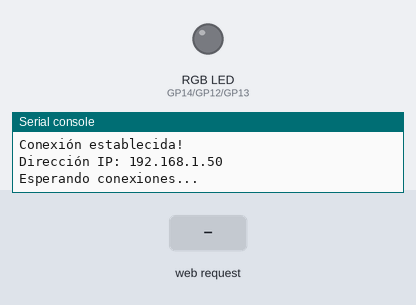
Bench run of a program on a simulated Raspberry Pi Pico running MicroPython. Parts: an RGB LED mixed from three pins (HIGH = lit), the last lines printed to the serial console. The test bench sets the inputs (shaded band). WiFi joins after 1.5 s.

Above: at 2.7 s.
2.8 s: HTTP request GET /LED_ROJO=ON received
At 4.0 s:
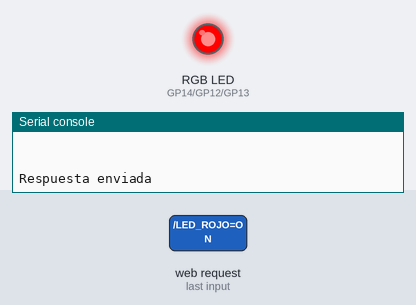
4.3 s: HTTP request GET /LED_VERDE=ON received
At 5.3 s:
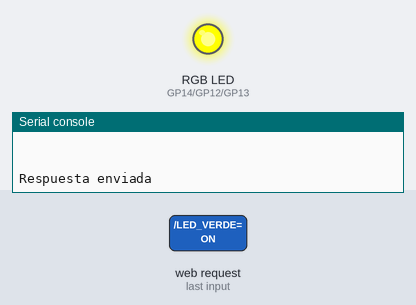
5.8 s: HTTP request GET /LED_ROJO=OFF received
At 6.4 s:
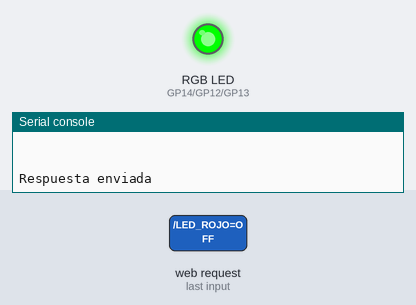
7.3 s: HTTP request GET /LED_AZUL=ON received
At 7.6 s:
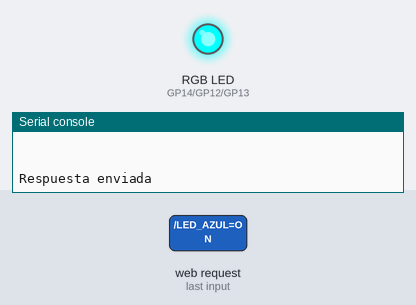
8.8 s: HTTP request GET /LED_VERDE=OFF received
At 9.9 s:
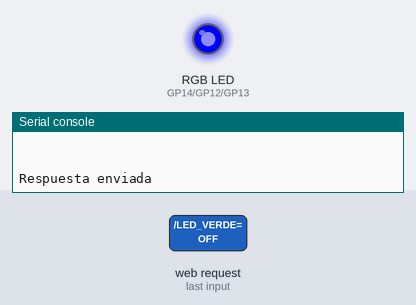
10.3 s: HTTP request GET /?LED_ROJO=ON received
At 11.0 s:
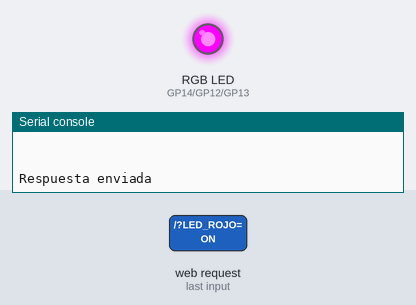
Timing chart, 0 to 12.8 s (numbered marks = the images above; inputs shaded):
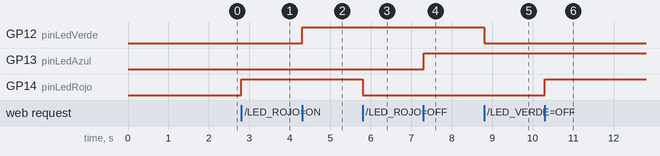

Measured:
- after the input at 2.8 s, GP14 (pinLedRojo): LOW → HIGH at once
- after the input at 4.3 s, GP12 (pinLedVerde): LOW → HIGH at once
- after the input at 5.8 s, GP14 (pinLedRojo): HIGH → LOW at once
- after the input at 7.3 s, GP13 (pinLedAzul): LOW → HIGH at once
- after the input at 8.8 s, GP12 (pinLedVerde): HIGH → LOW at once
- after the input at 10.3 s, GP14 (pinLedRojo): LOW → HIGH at once

The program:

ledRGBwifi.py
```python
import network
import machine
import socket

# Define los pines GPIO para cada color del LED RGB
pinLedRojo = machine.Pin(14, machine.Pin.OUT)
pinLedVerde = machine.Pin(12, machine.Pin.OUT)
pinLedAzul = machine.Pin(13, machine.Pin.OUT)

ssid = 'RouterArriba'
password = '56412BTH266'
sta = network.WLAN(network.STA_IF)
sta.active(True)
sta.connect(ssid, password)

while not sta.isconnected():
    pass

print("Conexión establecida!")
print("Dirección IP:", sta.ifconfig()[0])

server = socket.socket(socket.AF_INET, socket.SOCK_STREAM)
server.bind(('0.0.0.0', 80))
server.listen(5)

# Inicialmente, el LED está apagado
estadoRojo = 0
estadoVerde = 0
estadoAzul = 0

print("Esperando conexiones...")

while True:
    conn, addr = server.accept()
    print("Conexión establecida desde:", addr)

    while True:
        request = conn.recv(1024).decode()
        print("Solicitud recibida:", request)
        if not request:
            break

        # Si la solicitud es para encender el LED
        if "LED_ROJO=ON" in request:
            estadoRojo = 1
            pinLedRojo.value(estadoRojo)  # Encender el LED rojo
        elif "LED_VERDE=ON" in request:
            estadoVerde = 1
            pinLedVerde.value(estadoVerde)  # Encender el LED verde
        elif "LED_AZUL=ON" in request:
            estadoAzul = 1
            pinLedAzul.value(estadoAzul)  # Encender el LED azul

        # Si la solicitud es para apagar el LED
        elif "LED_ROJO=OFF" in request:
            estadoRojo = 0
            pinLedRojo.value(estadoRojo)  # Apagar el LED rojo
        elif "LED_VERDE=OFF" in request:
            estadoVerde = 0
            pinLedVerde.value(estadoVerde)  # Apagar el LED verde
        elif "LED_AZUL=OFF" in request:
            estadoAzul = 0
            pinLedAzul.value(estadoAzul)  # Apagar el LED azul

        # Genera la respuesta HTML con el estado actual de los LEDs
        response = """HTTP/1.1 200 OK
Content-Type: text/html

<!DOCTYPE html>
<html lang='es'>
<head>
    <meta charset='UTF-8'>
    <meta name='viewport' content='width=device-width, initial-scale=1.0'>
    <title>Control de LED RGB</title>
</head>
<body style='font-family: Arial, sans-serif; background-color: #f2f2f2; text-align: center;'>
    <h1 style='color: #0099cc; font-size: 24px;'>Control de LED RGB</h1>
    <p style='font-size: 18px; margin-top: 20px;'>Estado actual:</p>
    <p>Rojo: <span style='color: """ + ("red;" if estadoRojo == 1 else "black;") + """'>""" + ("ENCENDIDO" if estadoRojo == 1 else "APAGADO") + """</span></p>
    <p>Verde: <span style='color: """ + ("green;" if estadoVerde == 1 else "black;") + """'>""" + ("ENCENDIDO" if estadoVerde == 1 else "APAGADO") + """</span></p>
    <p>Azul: <span style='color: """ + ("blue;" if estadoAzul == 1 else "black;") + """'>""" + ("ENCENDIDO" if estadoAzul == 1 else "APAGADO") + """</span></p>
    <p>
        <a href='/LED_ROJO=ON' style='text-decoration: none; color: #0066cc; margin: 0 10px; padding: 5px 10px; border-radius: 5px;'>Encender Rojo</a>
        <a href='/LED_ROJO=OFF' style='text-decoration: none; color: #0066cc; margin: 0 10px; padding: 5px 10px; border-radius: 5px;'>Apagar Rojo</a><br>
        <a href='/LED_VERDE=ON' style='text-decoration: none; color: #0066cc; margin: 0 10px; padding: 5px 10px; border-radius: 5px;'>Encender Verde</a>
        <a href='/LED_VERDE=OFF' style='text-decoration: none; color: #0066cc; margin: 0 10px; padding: 5px 10px; border-radius: 5px;'>Apagar Verde</a><br>
        <a href='/LED_AZUL=ON' style='text-decoration: none; color: #0066cc; margin: 0 10px; padding: 5px 10px; border-radius: 5px;'>Encender Azul</a>
        <a href='/LED_AZUL=OFF' style='text-decoration: none; color: #0066cc; margin: 0 10px; padding: 5px 10px; border-radius: 5px;'>Apagar Azul</a>
    </p>
</body>
</html>
"""
        conn.send(response)
        print("Respuesta enviada")
        break
    conn.close()
```
